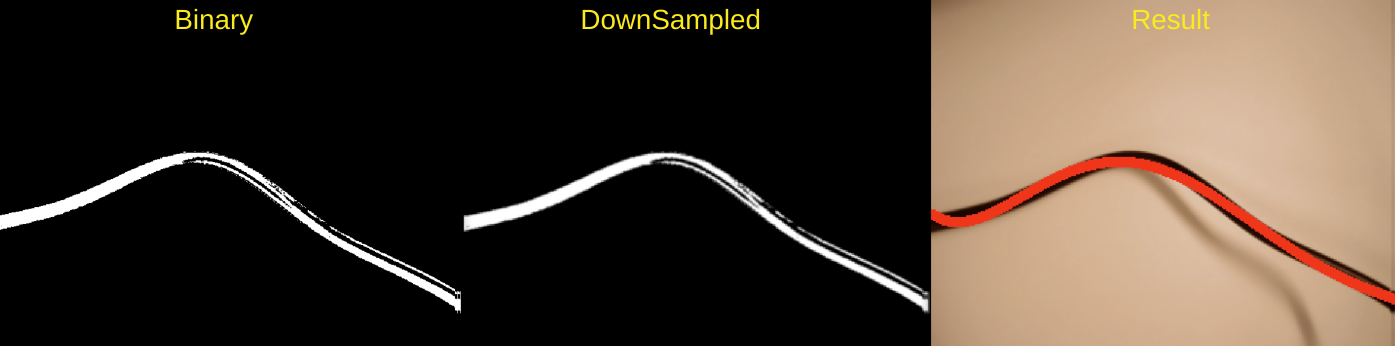
#> input picture actions/Blackline.png, 2790 x 692 px, given in place of the camera (shown at 1/2 size)
$ python Blackline.py
#> lines starting #> are read from the running program, lines starting #| are printed output that depends on the picture; after the words box and inside, x2 and y2 are one past the last pixel; in counts of white or black regions, pixels touching at a corner belong together
#> further down, frame is the input picture: shape (692, 2790, 3); mean B, G, R 49.5, 60.4, 73
""" detect black curves (must no interference)

Typical usage example:

    identify a black line on white table

Usage:

    use computer camera

 """

import numpy as np
import cv2

# detect black curves and label them on the original image
class linedetector:
    def __init__(self):

        self.lines = []

    def find_lines(self, frame):

        # set HSV interval of black
        lower_black=np.array([0,0,0])
        upper_black=np.array([180,255,46])

        # change to hsv model
        hsv = cv2.cvtColor(frame, cv2.COLOR_BGR2HSV)
#> hsv: shape (692, 2790, 3); mean H, S, V 4.8, 30.5, 73

        # select black pixel and generate binary image
        binary = cv2.inRange(hsv, lower_black, upper_black)
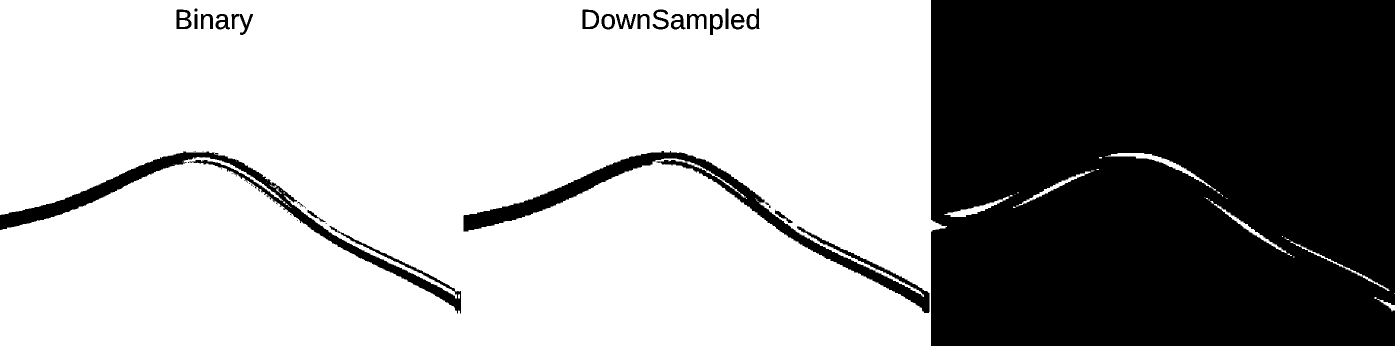
#> binary: shape (692, 2790) (shown at 1/2 size); 64.1% white; 46 black regions (20 under 20 px), largest, box (x1, y1, x2, y2) and area: (1862, 0, 2790, 692) 635601, (927, 302, 1859, 626) 26671, (0, 303, 922, 627) 22774
        cv2.namedWindow("binary image", cv2.WINDOW_NORMAL)
        cv2.resizeWindow('binary image', 800,1100)
        cv2.imshow("binary image", binary)

        # downsample the image to increase running speed
        downSampled = cv2.pyrDown(binary)
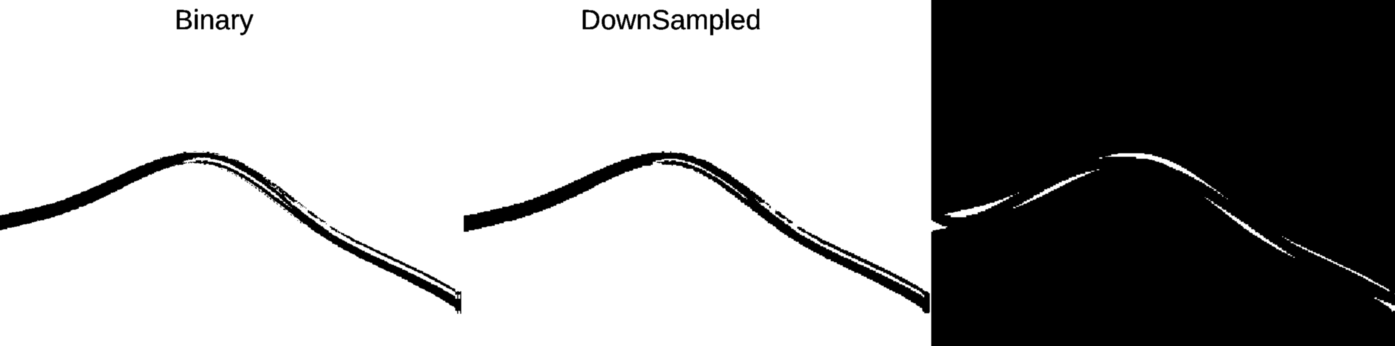
#> downSampled: shape (346, 1395); min 0, max 255, mean 163.5
        dist = downSampled
        cv2.namedWindow("downSampled image", cv2.WINDOW_NORMAL)
        cv2.resizeWindow('downSampled image', 800,1100)
        cv2.imshow("downSampled image", dist)

        # transform the black pixel to corresponding x and y coordinates
        h, w = dist.shape
#> h = 346; w = 1395
        threshold_d = 100
        result = np.zeros((h, w), dtype=np.uint8)
        xpts = []
        ypts = []
        for row in range(h):
            for col in range(w):
                d = dist[row][col]
                if d > threshold_d:
                    xpts.append(h-row)
                    ypts.append(col)
                    result[row][col] = 255
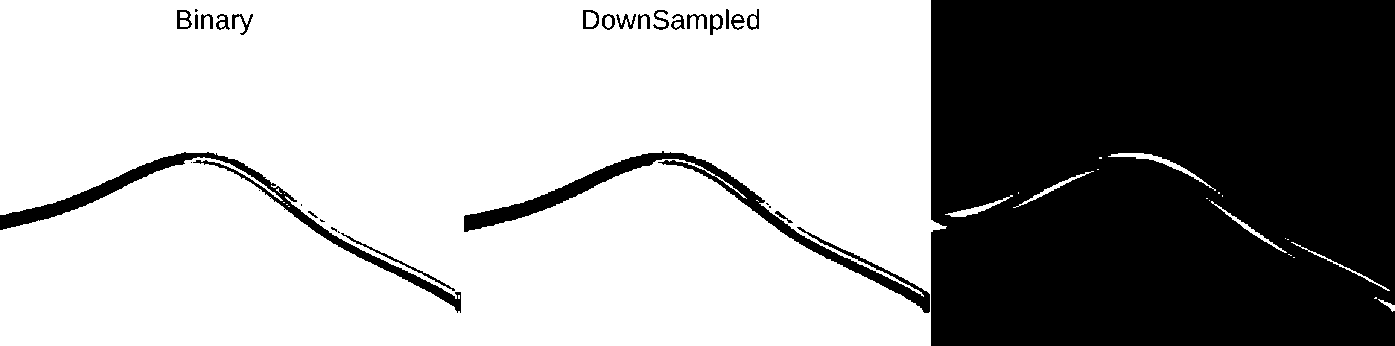
#> result: shape (346, 1395); 64.2% white; 31 black regions (9 under 20 px), largest, box (x1, y1, x2, y2) and area: (931, 0, 1395, 346) 158817, (464, 151, 930, 313) 6499, (0, 152, 461, 313) 5178
#> after the loop, xpts = 310032 items; ypts = 310032 items

        # curve fitting (5th power polynomial)
        coeffi = np.polyfit(ypts, xpts, 5)
#> coeffi = [-7.78e-13, 2.16e-09, -2.1e-06, 0.000857, -0.133, 178.9]
        p1 = np.poly1d(coeffi)
        xvals = p1(ypts)
        xvals = list(xvals)
#> xvals = 310032 items
        for i in range(len(xvals)):
            xvals[i] = int(xvals[i])

        # Coordinateds converted to opencv format
        for i in range(len(xvals)):
            xvals[i] = h - xvals[i]

        # show fit curve to original image
        downSampled_frame = cv2.pyrDown(frame)
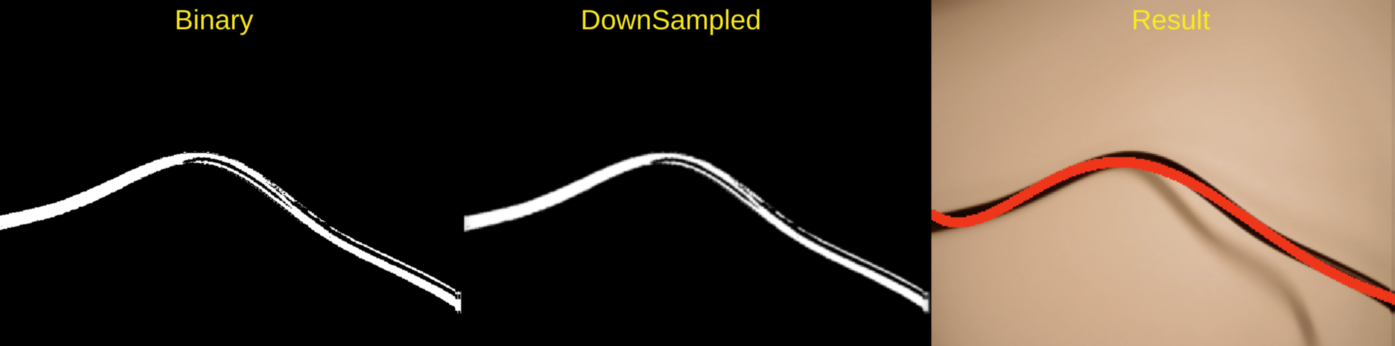
#> downSampled_frame: shape (346, 1395, 3); mean B, G, R 49.5, 60.3, 73
        for point in zip(ypts, xvals):
            cv2.circle(downSampled_frame, point, 2, (0,0,255), 2)
#> this loop made 310032 passes
#> point on passes 1 to 3: (0, 168), (1, 168), (2, 168)
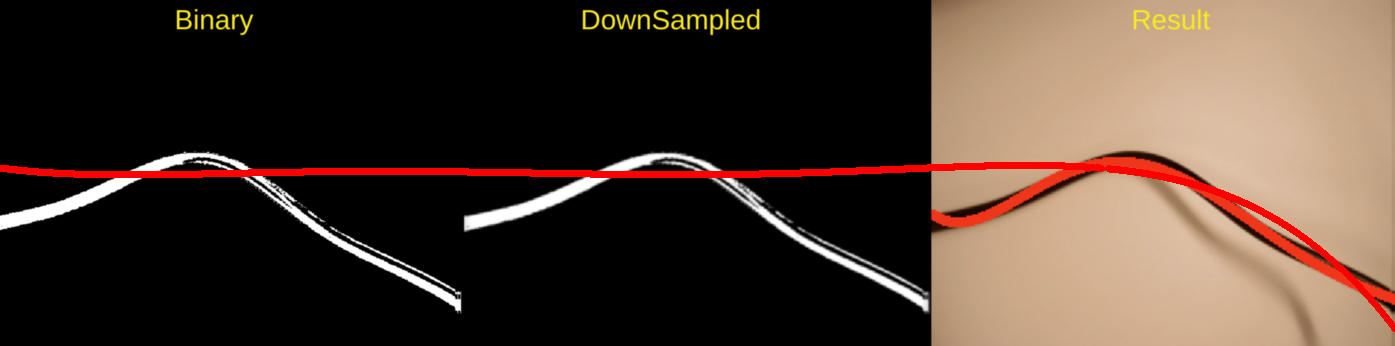
#> downSampled_frame: shape (346, 1395, 3); 2.1% of pixels changed, all inside (x1, y1, x2, y2) = (0, 162, 1395, 332)
        cv2.namedWindow("image_result", cv2.WINDOW_NORMAL)
        cv2.resizeWindow('image_result', 800,1100)
        cv2.imshow("image_result", downSampled_frame)

        return 0


if __name__ == "__main__":
    # open camera
    cap = cv2.VideoCapture(0)

    if not cap.isOpened():
        print("Cannot open camera")
        exit()

    while True:
        # Capture frame-by-frame
        ret, frame = cap.read()
        # if frame is read correctly ret is True

        if not ret:
            print("Can't receive frame (stream end?). Exiting ...")
            break

        # start to detect and label the black curves
        ld = linedetector()
        lines = ld.find_lines(frame)
#> lines = 0

        # press 'q' to quit
        if cv2.waitKey(100) == ord('q'):
#> (key q is pressed here)
            break

    # When everything done, release the capture
    cap.release()
    cv2.destroyAllWindows()
